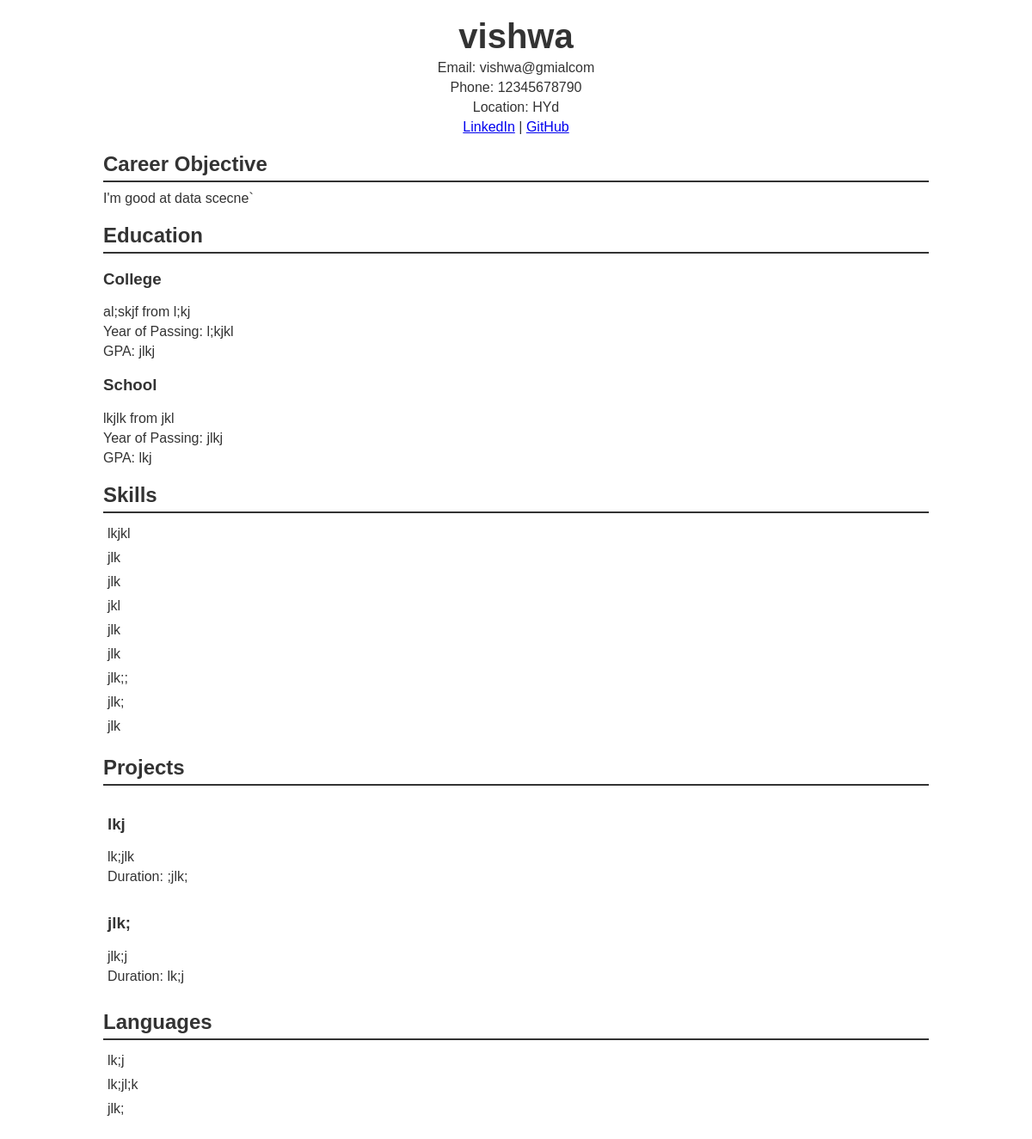
The page /resumeview/2 on the database as committed earlier.
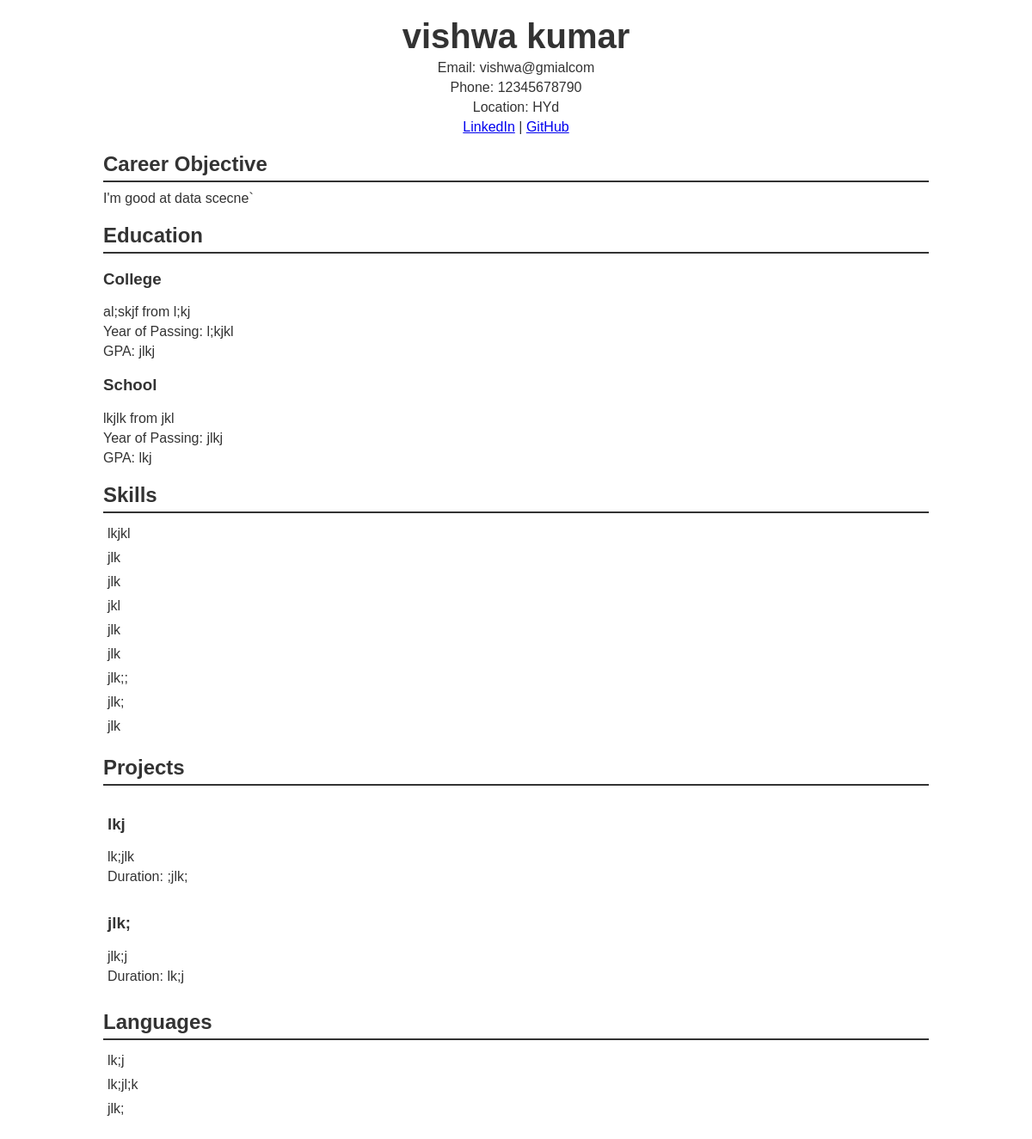
The same page on the database as committed later.
### models.py (models this page shows)
class Resumebuildertable(Base):
    __tablename__ = "resumedatatable"
    id = Column(Integer, primary_key=True, index=True)
    name = Column(String, index=True)
    email = Column(String, index=True)
    phonenumber = Column(String, index=True)
    location = Column(String, index=True)
    linkedinlink = Column(String, index=True)
    githublink = Column(String, index=True)
    careerobjective = Column(String, index=True)
    college_qualification = Column(String, index=True)
    college_name = Column(String, index=True)
    college_year_of_pass = Column(String, index=True)
    college_gpa = Column(String, index=True)
    school_qualification = Column(String, index=True)
    school_name = Column(String, index=True)
    school_year_of_pass = Column(String, index=True)
    school_gpa = Column(String, index=True)
    skill1 = Column(String, index=True)
    skill2 = Column(String, index=True)
    skill3 = Column(String, index=True)
    skill4 = Column(String, index=True)
    skill5 = Column(String, index=True)
    skill6 = Column(String, index=True)
    skill7 = Column(String, index=True, default="")
    skill8 = Column(String, index=True, default="")
    skill9 = Column(String, index=True, default="")
    skill10 = Column(String, index=True, default="")
    project1_name = Column(String, index=True)
    project1_description = Column(String, index=True)
    project1_duration = Column(String, index=True)
    project2_name = Column(String, index=True)
    project2_description = Column(String, index=True)
    project2_duration = Column(String, index=True)
    language1 = Column(String, index=True)
    language2 = Column(String, index=True)
    language3 = Column(String, index=True, default="")

### main.py (the view)
@app.get("/", response_class=HTMLResponse)
async def read_items(request: Request, db: Session = Depends(database.get_db)):
    resumebuildertable = db.query(models.Resumebuildertable).all()
    return templates.TemplateResponse("index.html", {"request": request, "resumebuildertable": resumebuildertable})

### templates/resumeview.html (shortened to what this page needs)
<!DOCTYPE html>
<html lang="en">
<head>
</head>
<body>
    <div class="container">
        <div class="header">
            <h1>{{ resume.name }}</h1>
            <p>Email: {{ resume.email }}</p>
            <p>Phone: {{ resume.phonenumber }}</p>
            <p>Location: {{ resume.location }}</p>
            <p><a href="{{ resume.linkedinlink }}">LinkedIn</a> | <a href="{{ resume.githublink }}">GitHub</a></p>
        </div>
        <div class="section">
            <h2>Career Objective</h2>
            <p>{{ resume.careerobjective }}</p>
        </div>
        <div class="section">
            <h2>Education</h2>
            <h3>College</h3>
            <p>{{ resume.college_qualification }} from {{ resume.college_name }}</p>
            <p>Year of Passing: {{ resume.college_year_of_pass }}</p>
            <p>GPA: {{ resume.college_gpa }}</p>
            <h3>School</h3>
            <p>{{ resume.school_qualification }} from {{ resume.school_name }}</p>
            <p>Year of Passing: {{ resume.school_year_of_pass }}</p>
            <p>GPA: {{ resume.school_gpa }}</p>
        </div>
        <div class="section">
            <h2>Skills</h2>
            <div class="skills">
                <div>{{ resume.skill1 }}</div>
                <div>{{ resume.skill2 }}</div>
                <div>{{ resume.skill3 }}</div>
                <div>{{ resume.skill4 }}</div>
                <div>{{ resume.skill5 }}</div>
                <div>{{ resume.skill6 }}</div>
                <div>{{ resume.skill7 }}</div>
                <div>{{ resume.skill8 }}</div>
                <div>{{ resume.skill9 }}</div>
            </div>
        </div>
        <div class="section">
            <h2>Projects</h2>
            <div class="projects">
                <div>
                    <h3>{{ resume.project1_name }}</h3>
                    <p>{{ resume.project1_description }}</p>
                    <p>Duration: {{ resume.project1_duration }}</p>
                </div>
                <div>
                    <h3>{{ resume.project2_name }}</h3>
                    <p>{{ resume.project2_description }}</p>
                    <p>Duration: {{ resume.project2_duration }}</p>
                </div>
            </div>
        </div>
        <div class="section">
            <h2>Languages</h2>
            <div class="languages">
                <div>{{ resume.language1 }}</div>
                <div>{{ resume.language2 }}</div>
                <div>{{ resume.language3 }}</div>
            </div>
        </div>
    </div>
</body>
</html>

Rows that differ between the two databases and show on the page:
changed Resumebuildertable "lkj": name "vishwa" → "vishwa kumar"
